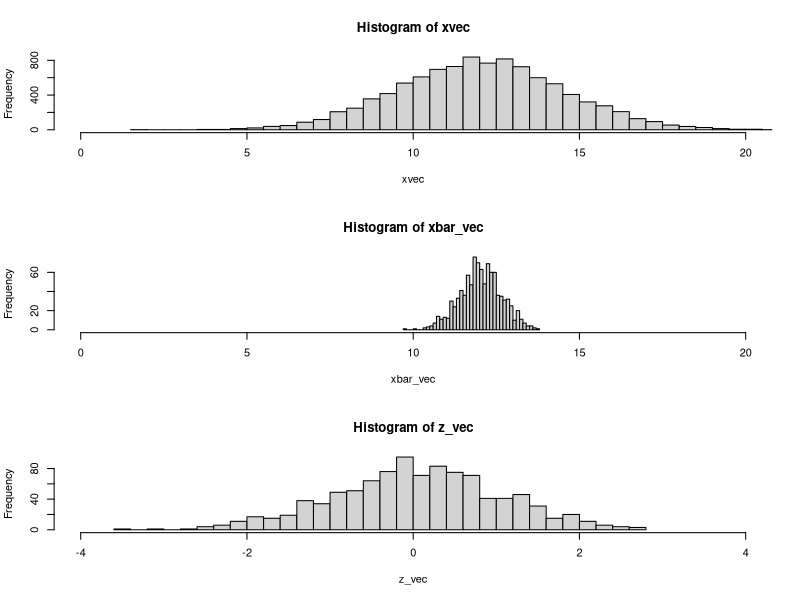
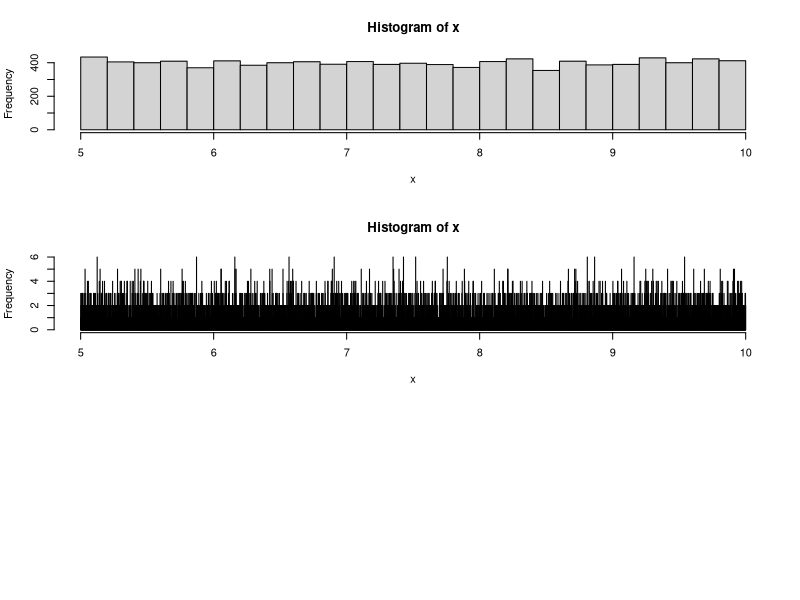

Source code (R) for these figures, in order:
#######central limit theoream sampling from gaussin
mu=12
sigma=2.5
xbar_vec=c()# empty vector
n=16#samplesize
z_vec=c()
for(i in 1:1000){
  x=rnorm(n,mu,sigma)
  xbar=mean(x)
  xbar_vec=c(xbar_vec,xbar)
  z=(xbar-mu)/(sigma/sqrt(n))
  z_vec=c(z_vec,z)
}
xvec=rnorm(10000,mu,sigma)
print(xbar_vec)
print(z_vec)
par(mfrow=c(3,1))
hist(xvec, breaks = 30,xlim = c(0,20))
hist(xbar_vec,breaks = 30,xlim = c(0,20))
hist(z_vec,breaks = 30,xlim = c(-4,4))
print(sd(xvec))
print(mean(xbar_vec))
print(sd(xbar_vec))
help(runif)
a=5
b=10
x=runif(10000,a,b)
print(x)
hist(x,breaks = 30)
hist(x,breaks = 10000)
mu=(1/2)*(a+b)
sigmasqr=(1/12)*(b-a)^2
sigma1=sqrt(sigmasqr)
print(sigma1)
